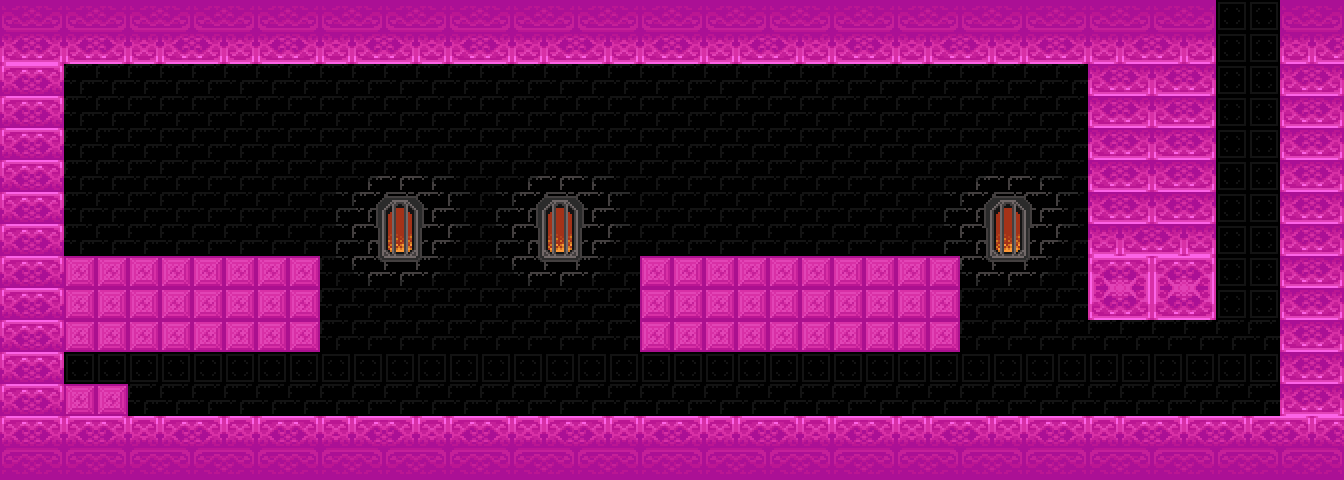

Rendered tile map (Tiled .tmx) drawn with the repository's tilesets; below, a short description and the map source with its tile grids summarised:
An orthogonal 42x15 tile map with 32x32 px tiles, 2 tile layers (background, physics), 2 tilesets and 4 objects (3x spawn, exit).

<map version="1.0" orientation="orthogonal" width="42" height="15" tilewidth="32" tileheight="32">
 <properties>
  <property name="dungeonId" value="sample1" />
 </properties>
 <tileset firstgid="1" name="tiles3" tilewidth="32" tileheight="32">
  <image source="../../res/tileset/tiles3.png" width="256" height="256" />
 </tileset>
 <tileset firstgid="65" name="physicsTiles" tilewidth="32" tileheight="32">
  <image source="../art/physicsTiles.png" width="256" height="256" />
 </tileset>
 <layer name="background" width="42" height="15">
  <data>[630 cells, 630 non-empty, 36 distinct tile ids]</data>
 </layer>
 <layer name="physics" width="42" height="15" opacity="0.61">
  <data>[630 cells, 296 non-empty, 1 distinct tile ids]</data>
 </layer>
 <objectgroup name="objects" width="42" height="15">
  <object name="Elevator" type="spawn" x="1216" y="384" width="64" height="64" />
  <object name="intro1" type="exit" x="1152" y="0" width="192" height="32" />
  <object name="Key" type="spawn" x="96" y="352" width="32" height="32">
   <properties>
    <property name="once" value="ever" />
   </properties>
  </object>
  <object name="Skeleton" type="spawn" x="448" y="96" width="32" height="32">
   <properties>
    <property name="once" value="ever" />
   </properties>
  </object>
 </objectgroup>
</map>
